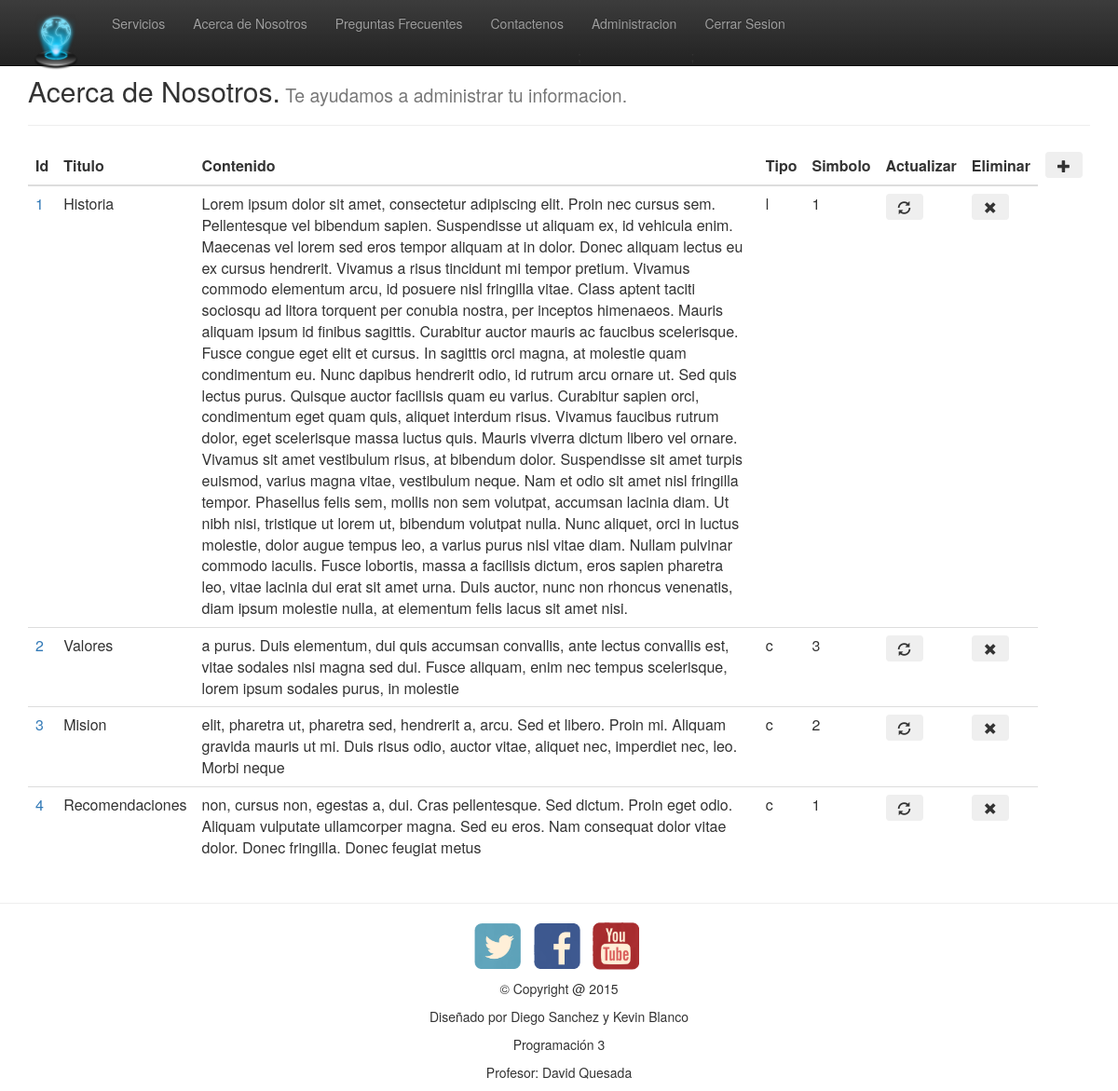
/admin/vista-Acerca-Nosotros.php (signed in), run on the app's committed database.
### tables this page shows
CREATE TABLE IF NOT EXISTS `acerca_nosotros` (
  `id` tinyint(4) NOT NULL AUTO_INCREMENT,
  `titulo` varchar(20) NOT NULL,
  `contenido` text NOT NULL,
  `tipo` char(1) NOT NULL,
  `simbolo` tinyint(4) DEFAULT NULL,
  PRIMARY KEY (`id`)
);

### common/dbConnection.php (called while the page is built, shortened)
<?php
    class Connect
    {
        private $hostname    = 'localhost';
        private $username    = 'root';
        private $password    = '';
        private $database    = 'proyecto-progra3';
        private $acerca_nosotros = array();
        public function getHostname(){
            return $this->hostname;
        }
        public function getUsername(){
            return $this->username;
        }
        public function getPassword(){
            return $this->password;
        }
        public function getSchema(){
            return $this->database;
        }
        public function connectDb()
        {
           try {
             $connexion = mysqli_connect(
                    $this->getHostname(),
                    $this->getUsername(),
                    $this->getPassword(),
                    $this->getSchema()
                ) OR DIE ('Error de Conexión');
                return $connexion;
            } catch (Exception $e) {
                echo $e->getMessage;
            }
        }
        public function getAcerca_nosotros () {
            try {
                $sql = 'SELECT * FROM acerca_nosotros';
                $query = mysqli_query (
                        $this->connectDb(),
                        $sql
                    );
                $i = 0;
                while($queryData = mysqli_fetch_assoc($query)){
                    $this->acerca_nosotros[$i] = $queryData;
                    $i++;
                }
                return $this->acerca_nosotros;
            } catch (Exception $e) {
                echo $e->getMessage();
            }
            return $this->acerca_nosotros;
        }
    }
?>

### admin/vista-Acerca-Nosotros.php (the view, shortened to what this page needs)
<?php
  include 'header.php';
 ?>
<?php if (isset($_SESSION['estado']) && $_SESSION['estado'] == '1') { ?>
<?php
	include '../common/dbConnection.php';
	$connexion= new Connect;
	$acerca_nosotros=$connexion-> getAcerca_nosotros();
 ?>
 	<div class="container">
		<section>
			<h2>Acerca de Nosotros.<small> Te ayudamos a administrar tu informacion.</small></h2><hr>
	       <table  class="table">
	        <thead>
	            <tr>
	                <th>Id</th>
	                <th>Titulo</th>
	                <th>Contenido</th>
	                <th>Tipo</th>
	                 <th>Simbolo</th>
	                <th>Actualizar</th>
	                <th>Eliminar</th>
	               <td> <button  type="button" class="btn btn_default"  onClick=" window.location.href='agregar-acerca-de-nosotros.php' " ><span class="glyphicon glyphicon-plus" > </span></button></td>   </td>
	            </tr>
	        </thead>
	        <tbody>
	        	<?php
	            foreach ($acerca_nosotros as $row) {
	        ?>
	            <tr>
	                <td><a href="searchUsuario.php?id=<?php echo $row['id']; ?>"><?php echo $row['id']; ?></a></td>
	                <td><?php echo $row['titulo']; ?></td>
	                <td><?php echo $row['contenido']; ?></td>
	                <td><?php echo $row['tipo']; ?></td>
	                <td><?php echo $row['simbolo']; ?></td>
	                <td><button type="button" class="btn btn_default"  onClick=" window.location.href='actualizar-Acerca-Nosotros.php?id=<?php echo $row["id"];?>' " ><span class="glyphicon glyphicon-refresh"> </span></td>
					<td><button type="button" class="btn btn_default"  onClick="myFunction(<?php echo $row['id'];  ?>)"><span class="glyphicon glyphicon-remove"> </span></button></td>
				</tr>
	        <?php } ?>
	        </tbody>
	    </table>
		</section>
	</div>
<?php } else{
  header('Location: login.php');
  }
?>
<?php
  include 'footer.php';
 ?>

### admin/header.php (style rules this page uses)
body { padding-top: 40px; }

### data on the page
acerca_nosotros: id "1", titulo "Historia", contenido "Lorem ipsum dolor sit amet, consectetur adipiscing elit. Proin nec cursus sem. Pellentesque vel bibendum sapien. Suspendisse ut aliquam ex, id vehicula enim. Maecenas vel lorem sed eros tempor aliquam at in dolor. Donec aliquam lectus eu ex cursus hendrerit. Vivamus a risus tincidunt mi tempor pretium. Vivamus commodo elementum arcu, id posuere nisl fringilla vitae. Class aptent taciti sociosqu ad litora torquent per conubia nostra, per inceptos himenaeos. Mauris aliquam ipsum id finibus sagittis. Curabitur auctor mauris ac faucibus scelerisque. Fusce congue eget elit et cursus. In sagittis orci magna, at molestie quam condimentum eu. Nunc dapibus hendrerit odio, id rutrum arcu ornare ut.…", tipo "l", simbolo "1"
acerca_nosotros: id "2", titulo "Valores", contenido "a purus. Duis elementum, dui quis accumsan convallis, ante lectus convallis est, vitae sodales nisi magna sed dui. Fusce aliquam, enim nec tempus scelerisque, lorem ipsum sodales purus, in molestie", tipo "c", simbolo "3"
acerca_nosotros: id "3", titulo "Mision", contenido "elit, pharetra ut, pharetra sed, hendrerit a, arcu. Sed et libero. Proin mi. Aliquam gravida mauris ut mi. Duis risus odio, auctor vitae, aliquet nec, imperdiet nec, leo. Morbi neque", tipo "c", simbolo "2"
acerca_nosotros: id "4", titulo "Recomendaciones", contenido "non, cursus non, egestas a, dui. Cras pellentesque. Sed dictum. Proin eget odio. Aliquam vulputate ullamcorper magna. Sed eu eros. Nam consequat dolor vitae dolor. Donec fringilla. Donec feugiat metus", tipo "c", simbolo "1"
